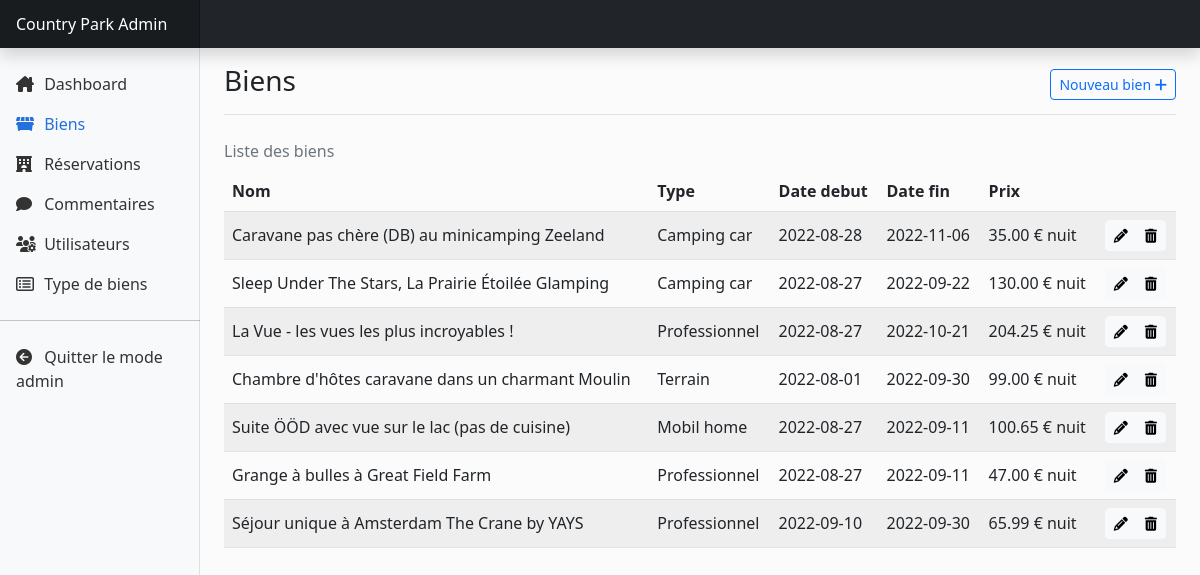
Screenshot of /admin/biens.php with the database file from the repository.
### tables this page shows
CREATE TABLE `biens` (
  `id` int(11) NOT NULL,
  `libelle` varchar(100) NOT NULL,
  `datedebut` date NOT NULL,
  `datefin` date NOT NULL,
  `prix` decimal(10,2) NOT NULL,
  `descriptions` text NOT NULL,
  `capacite` int(11) NOT NULL,
  `typebien` int(11) NOT NULL
);

CREATE TABLE `typebiens` (
  `id` int(11) NOT NULL,
  `libelle` varchar(100) NOT NULL,
  `datecreation` datetime NOT NULL DEFAULT current_timestamp(),
  `datemiseajour` datetime NOT NULL DEFAULT current_timestamp()
);

### includes/db/biens.sql.php (called while the page is built, shortened)
<?php
function get_all_biens() {
    $pdo = get_connexion_pdo();
    $queryPrepare = $pdo->prepare("SELECT * FROM biens");
    $queryPrepare->execute();
    return $queryPrepare->fetchAll();
}

### includes/db/type-biens.sql.php (called while the page is built, shortened)
<?php
function get_type_bien_by_id($id) {
    $pdo = get_connexion_pdo();
    $queryPrepared = $pdo->prepare("SELECT * FROM typebiens WHERE id = :id");
    $queryPrepared->bindParam(":id", $id);
    $queryPrepared->execute();
    return $queryPrepared->fetch();
}
?>

### admin/includes/bien-liste.inc.php (the view, shortened to what this page needs)
<div class="d-flex justify-content-between flex-wrap flex-md-nowrap align-items-center pt-3 pb-2 mb-3 border-bottom">
    <h3>Biens</h3>
    <div class="btn-toolbar mb-2 mb-md-0">
        <a href="?action=creer" class="btn btn-sm btn-outline-primary">
            Nouveau bien
            <i class="fa-solid fa-plus"></i>
        </a>
    </div>
</div>
<?php
$biens = get_all_biens();
?>
<table class="table table-hover caption-top align-middle table-striped">
    <caption>Liste des biens</caption>
    <thead>
        <th>Nom</th>
        <th>Type</th>
        <th>Date debut</th>
        <th>Date fin</th>
        <th>Prix</th>
        <th></th>
    </thead>
    <tbody>
        <?php
        foreach ($biens as $bien) {
            $link = '?action=supp&supp='.$bien['id'];
        ?>
            <tr>
                <td class="text-dark"><?= $bien['libelle'] ?></td>
                <td class="text-dark">
                <?php
                    $typeBien = get_type_bien_by_id($bien['typebien']);
                    if (!empty($typeBien)) {
                        echo $typeBien['libelle'];
                    }
                ?>
                </td>
                <td class="text-dark"><?= $bien['datedebut'] ?></td>
                <td class="text-dark"><?= $bien['datefin'] ?></td>
                <td class="text-dark">
                    <span class="text-dark"><?= $bien['prix'] ?> €</span> nuit
                </td>
                <td>
                    <div class="btn-group" role="group" aria-label="Basic outlined example">
                        <a href="?action=edit&edit=<?= $bien['id'] ?>" class="btn btn-sm btn-light"><i class="fa-solid fa-pencil"></i></a>
                        <a onclick="openModal('<?= $link ?>', '#deleteModal')" href="#" class="btn btn-sm btn-light" data-bs-toggle="modal" data-bs-target="#exampleModal"><i class="fa-solid fa-trash-can"></i></a>
                    </div>
                </td>
            </tr>
        <?php
        }
        ?>
    </tbody>
</table>

### assets/styles/main.css (style rules this page uses)
body { background: #fbfbfb; }

### rows the page displays
biens: libelle "Caravane pas chère (DB) au minicamping Zeeland", typebiens.libelle "Camping car", datedebut "2022-08-28", datefin "2022-11-06", prix "35.00"
biens: libelle "Sleep Under The Stars, La Prairie Étoilée Glamping", typebiens.libelle "Camping car", datedebut "2022-08-27", datefin "2022-09-22", prix "130.00"
biens: libelle "La Vue - les vues les plus incroyables !", typebiens.libelle "Professionnel", datedebut "2022-08-27", datefin "2022-10-21", prix "204.25"
biens: libelle "Chambre d'hôtes caravane dans un charmant Moulin", typebiens.libelle "Terrain", datedebut "2022-08-01", datefin "2022-09-30", prix "99.00"
biens: libelle "Suite ÖÖD avec vue sur le lac (pas de cuisine)", typebiens.libelle "Mobil home", datedebut "2022-08-27", datefin "2022-09-11", prix "100.65"
biens: libelle "Grange à bulles à Great Field Farm", typebiens.libelle "Professionnel", datedebut "2022-08-27", datefin "2022-09-11", prix "47.00"
biens: libelle "Séjour unique à Amsterdam The Crane by YAYS", typebiens.libelle "Professionnel", datedebut "2022-09-10", datefin "2022-09-30", prix "65.99"
